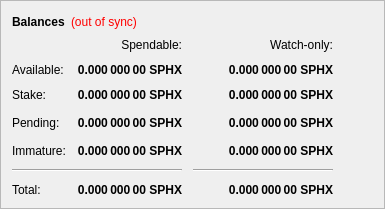
        <widget class="QFrame" name="frame">
         <property name="frameShape">
          <enum>QFrame::StyledPanel</enum>
         </property>
         <property name="frameShadow">
          <enum>QFrame::Raised</enum>
         </property>
         <layout class="QVBoxLayout" name="verticalLayout_4">
          <item>
           <layout class="QHBoxLayout" name="horizontalLayout_4">
            <item>
             <widget class="QLabel" name="label_5">
              <property name="font">
               <font>
                <weight>75</weight>
                <bold>true</bold>
               </font>
              </property>
              <property name="text">
               <string>Balances</string>
              </property>
             </widget>
            </item>
            <item>
             <widget class="QLabel" name="labelWalletStatus">
              <property name="cursor">
               <cursorShape>WhatsThisCursor</cursorShape>
              </property>
              <property name="toolTip">
               <string>The displayed information may be out of date. Your wallet automatically synchronizes with the Sphinxcoin network after a connection is established, but this process has not completed yet.</string>
              </property>
              <property name="styleSheet">
               <string notr="true">QLabel { color: red; }</string>
              </property>
              <property name="text">
               <string notr="true">(out of sync)</string>
              </property>
              <property name="alignment">
               <set>Qt::AlignLeading|Qt::AlignLeft|Qt::AlignVCenter</set>
              </property>
             </widget>
            </item>
            <item>
             <spacer name="horizontalSpacer_3">
              <property name="orientation">
               <enum>Qt::Horizontal</enum>
              </property>
              <property name="sizeHint" stdset="0">
               <size>
                <width>40</width>
                <height>20</height>
               </size>
              </property>
             </spacer>
            </item>
           </layout>
          </item>
          <item>
           <layout class="QGridLayout" name="gridLayout">
            <property name="spacing">
             <number>11</number>
            </property>
            <item row="3" column="2">
             <widget class="QLabel" name="labelWatchPending">
              <property name="font">
               <font>
                <weight>75</weight>
                <bold>true</bold>
               </font>
              </property>
              <property name="cursor">
               <cursorShape>IBeamCursor</cursorShape>
              </property>
              <property name="toolTip">
               <string>Unconfirmed transactions to watch-only addresses</string>
              </property>
              <property name="text">
               <string notr="true">0.000 000 00 SPHX</string>
              </property>
              <property name="alignment">
               <set>Qt::AlignRight|Qt::AlignTrailing|Qt::AlignVCenter</set>
              </property>
              <property name="textInteractionFlags">
               <set>Qt::LinksAccessibleByMouse|Qt::TextSelectableByKeyboard|Qt::TextSelectableByMouse</set>
              </property>
             </widget>
            </item>
            <item row="3" column="1">
             <widget class="QLabel" name="labelUnconfirmed">
              <property name="font">
               <font>
                <weight>75</weight>
                <bold>true</bold>
               </font>
              </property>
              <property name="cursor">
               <cursorShape>IBeamCursor</cursorShape>
              </property>
              <property name="toolTip">
               <string>Total of transactions that have yet to be confirmed, and do not yet count toward the spendable balance</string>
              </property>
              <property name="text">
               <string notr="true">0.000 000 00 SPHX</string>
              </property>
              <property name="alignment">
               <set>Qt::AlignRight|Qt::AlignTrailing|Qt::AlignVCenter</set>
              </property>
              <property name="textInteractionFlags">
               <set>Qt::LinksAccessibleByMouse|Qt::TextSelectableByKeyboard|Qt::TextSelectableByMouse</set>
              </property>
             </widget>
            </item>
            <item row="4" column="2">
             <widget class="QLabel" name="labelWatchImmature">
              <property name="font">
               <font>
                <weight>75</weight>
                <bold>true</bold>
               </font>
              </property>
              <property name="cursor">
               <cursorShape>IBeamCursor</cursorShape>
              </property>
              <property name="toolTip">
               <string>Mined balance in watch-only addresses that has not yet matured</string>
              </property>
              <property name="text">
               <string notr="true">0.000 000 00 SPHX</string>
              </property>
              <property name="alignment">
               <set>Qt::AlignRight|Qt::AlignTrailing|Qt::AlignVCenter</set>
              </property>
              <property name="textInteractionFlags">
               <set>Qt::LinksAccessibleByMouse|Qt::TextSelectableByKeyboard|Qt::TextSelectableByMouse</set>
              </property>
             </widget>
            </item>
            <item row="5" column="0" colspan="2">
             <widget class="Line" name="lineSpendableBalance">
              <property name="orientation">
               <enum>Qt::Horizontal</enum>
              </property>
             </widget>
            </item>
            <item row="5" column="2">
             <widget class="Line" name="lineWatchBalance">
              <property name="sizePolicy">
               <sizepolicy hsizetype="Preferred" vsizetype="Fixed">
                <horstretch>0</horstretch>
                <verstretch>0</verstretch>
               </sizepolicy>
              </property>
              <property name="minimumSize">
               <size>
                <width>140</width>
                <height>0</height>
               </size>
              </property>
              <property name="orientation">
               <enum>Qt::Horizontal</enum>
              </property>
             </widget>
            </item>
            <item row="6" column="0">
             <widget class="QLabel" name="labelTotalText">
              <property name="text">
               <string>Total:</string>
              </property>
             </widget>
            </item>
            <item row="4" column="1">
             <widget class="QLabel" name="labelImmature">
              <property name="font">
               <font>
                <weight>75</weight>
                <bold>true</bold>
               </font>
              </property>
              <property name="cursor">
               <cursorShape>IBeamCursor</cursorShape>
              </property>
              <property name="toolTip">
               <string>Mined balance that has not yet matured</string>
              </property>
              <property name="text">
               <string notr="true">0.000 000 00 SPHX</string>
              </property>
              <property name="alignment">
               <set>Qt::AlignRight|Qt::AlignTrailing|Qt::AlignVCenter</set>
              </property>
              <property name="textInteractionFlags">
               <set>Qt::LinksAccessibleByMouse|Qt::TextSelectableByKeyboard|Qt::TextSelectableByMouse</set>
              </property>
             </widget>
            </item>
            <item row="3" column="3">
             <spacer name="horizontalSpacer_2">
              <property name="orientation">
               <enum>Qt::Horizontal</enum>
              </property>
              <property name="sizeHint" stdset="0">
               <size>
                <width>40</width>
                <height>20</height>
               </size>
              </property>
             </spacer>
            </item>
            <item row="4" column="0">
             <widget class="QLabel" name="labelImmatureText">
              <property name="text">
               <string>Immature:</string>
              </property>
             </widget>
            </item>
            <item row="6" column="1">
             <widget class="QLabel" name="labelTotal">
              <property name="font">
               <font>
                <weight>75</weight>
                <bold>true</bold>
               </font>
              </property>
              <property name="cursor">
               <cursorShape>IBeamCursor</cursorShape>
              </property>
              <property name="toolTip">
               <string>Your current total balance</string>
              </property>
              <property name="text">
               <string notr="true">0.000 000 00 SPHX</string>
              </property>
              <property name="alignment">
               <set>Qt::AlignRight|Qt::AlignTrailing|Qt::AlignVCenter</set>
              </property>
              <property name="textInteractionFlags">
               <set>Qt::LinksAccessibleByMouse|Qt::TextSelectableByKeyboard|Qt::TextSelectableByMouse</set>
              </property>
             </widget>
            </item>
            <item row="6" column="2">
             <widget class="QLabel" name="labelWatchTotal">
              <property name="font">
               <font>
                <weight>75</weight>
                <bold>true</bold>
               </font>
              </property>
              <property name="cursor">
               <cursorShape>IBeamCursor</cursorShape>
              </property>
              <property name="toolTip">
               <string>Current total balance in watch-only addresses</string>
              </property>
              <property name="text">
               <string notr="true">0.000 000 00 SPHX</string>
              </property>
              <property name="alignment">
               <set>Qt::AlignRight|Qt::AlignTrailing|Qt::AlignVCenter</set>
              </property>
              <property name="textInteractionFlags">
               <set>Qt::LinksAccessibleByMouse|Qt::TextSelectableByKeyboard|Qt::TextSelectableByMouse</set>
              </property>
             </widget>
            </item>
            <item row="0" column="2">
             <widget class="QLabel" name="labelWatchonly">
              <property name="text">
               <string>Watch-only:</string>
              </property>
              <property name="alignment">
               <set>Qt::AlignRight|Qt::AlignTrailing|Qt::AlignVCenter</set>
              </property>
             </widget>
            </item>
            <item row="1" column="0">
             <widget class="QLabel" name="labelBalanceText">
              <property name="text">
               <string>Available:</string>
              </property>
             </widget>
            </item>
            <item row="1" column="1">
             <widget class="QLabel" name="labelBalance">
              <property name="font">
               <font>
                <weight>75</weight>
                <bold>true</bold>
               </font>
              </property>
              <property name="cursor">
               <cursorShape>IBeamCursor</cursorShape>
              </property>
              <property name="toolTip">
               <string>Your current spendable balance</string>
              </property>
              <property name="text">
               <string notr="true">0.000 000 00 SPHX</string>
              </property>
              <property name="alignment">
               <set>Qt::AlignRight|Qt::AlignTrailing|Qt::AlignVCenter</set>
              </property>
              <property name="textInteractionFlags">
               <set>Qt::LinksAccessibleByMouse|Qt::TextSelectableByKeyboard|Qt::TextSelectableByMouse</set>
              </property>
             </widget>
            </item>
            <item row="2" column="0">
             <widget class="QLabel" name="label_10">
              <property name="text">
               <string>Stake:</string>
              </property>
             </widget>
            </item>
            <item row="2" column="1">
             <widget class="QLabel" name="labelStake">
              <property name="font">
               <font>
                <weight>75</weight>
                <bold>true</bold>
               </font>
              </property>
              <property name="cursor">
               <cursorShape>IBeamCursor</cursorShape>
              </property>
              <property name="toolTip">
               <string>Total of coins that was staked, and do not yet count toward the current balance</string>
              </property>
              <property name="text">
               <string notr="true">0.000 000 00 SPHX</string>
              </property>
              <property name="alignment">
               <set>Qt::AlignRight|Qt::AlignTrailing|Qt::AlignVCenter</set>
              </property>
              <property name="textInteractionFlags">
               <set>Qt::LinksAccessibleByMouse|Qt::TextSelectableByKeyboard|Qt::TextSelectableByMouse</set>
              </property>
             </widget>
            </item>
            <item row="2" column="2">
             <widget class="QLabel" name="labelWatchStake">
              <property name="font">
               <font>
                <weight>75</weight>
                <bold>true</bold>
               </font>
              </property>
              <property name="cursor">
               <cursorShape>IBeamCursor</cursorShape>
              </property>
              <property name="toolTip">
               <string>Total of coins that was staked in watch-only addresses, and do not yet count toward the current watch-only balance</string>
              </property>
              <property name="text">
               <string notr="true">0.000 000 00 SPHX</string>
              </property>
              <property name="alignment">
               <set>Qt::AlignRight|Qt::AlignTrailing|Qt::AlignVCenter</set>
              </property>
              <property name="textInteractionFlags">
               <set>Qt::LinksAccessibleByMouse|Qt::TextSelectableByKeyboard|Qt::TextSelectableByMouse</set>
              </property>
             </widget>
            </item>
            <item row="1" column="2">
             <widget class="QLabel" name="labelWatchAvailable">
              <property name="font">
               <font>
                <weight>75</weight>
                <bold>true</bold>
               </font>
              </property>
              <property name="cursor">
               <cursorShape>IBeamCursor</cursorShape>
              </property>
              <property name="toolTip">
               <string>Your current balance in watch-only addresses</string>
              </property>
              <property name="text">
               <string notr="true">0.000 000 00 SPHX</string>
              </property>
              <property name="alignment">
               <set>Qt::AlignRight|Qt::AlignTrailing|Qt::AlignVCenter</set>
              </property>
              <property name="textInteractionFlags">
               <set>Qt::LinksAccessibleByMouse|Qt::TextSelectableByKeyboard|Qt::TextSelectableByMouse</set>
              </property>
             </widget>
            </item>
            <item row="3" column="0">
             <widget class="QLabel" name="labelPendingText">
              <property name="text">
               <string>Pending:</string>
              </property>
             </widget>
            </item>
            <item row="0" column="1">
             <widget class="QLabel" name="labelSpendable">
              <property name="text">
               <string>Spendable:</string>
              </property>
              <property name="alignment">
               <set>Qt::AlignRight|Qt::AlignTrailing|Qt::AlignVCenter</set>
              </property>
             </widget>
            </item>
           </layout>
          </item>
         </layout>
        </widget>
